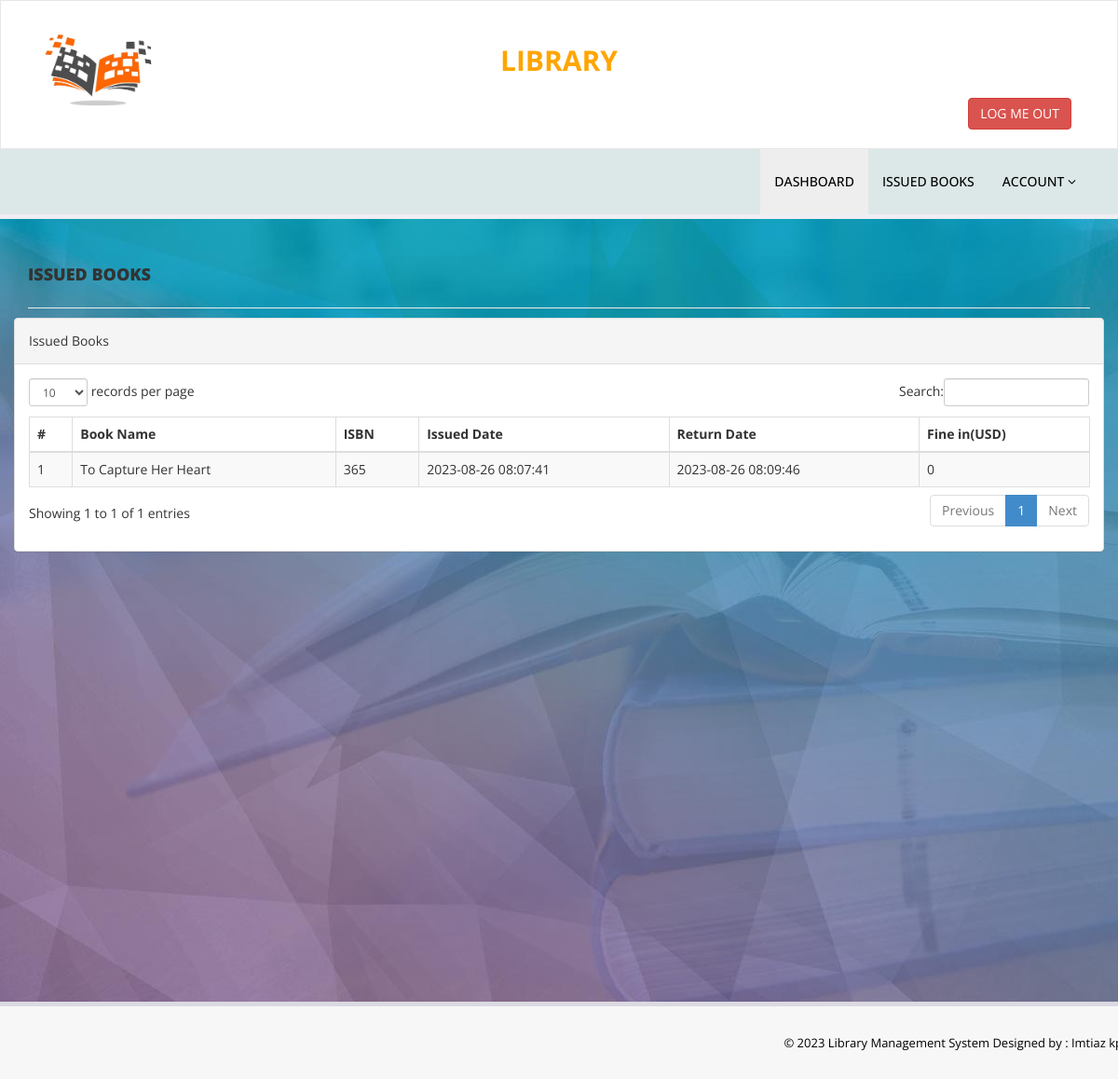
Page /issued-books.php (signed in) on the committed database.
### tables this page shows
CREATE TABLE `tblissuedbookdetails` (
  `id` int(11) NOT NULL,
  `BookId` int(11) DEFAULT NULL,
  `StudentID` varchar(150) DEFAULT NULL,
  `IssuesDate` timestamp NULL DEFAULT current_timestamp(),
  `ReturnDate` timestamp NULL DEFAULT NULL ON UPDATE current_timestamp(),
  `RetrunStatus` int(1) DEFAULT NULL,
  `fine` int(11) DEFAULT NULL
);

CREATE TABLE `tblbooks` (
  `id` int(11) NOT NULL,
  `BookName` varchar(255) DEFAULT NULL,
  `CatId` int(11) DEFAULT NULL,
  `AuthorId` int(11) DEFAULT NULL,
  `ISBNNumber` varchar(25) DEFAULT NULL,
  `BookPrice` decimal(10,2) DEFAULT NULL,
  `bookImage` varchar(250) NOT NULL,
  `isIssued` int(1) DEFAULT NULL,
  `RegDate` timestamp NULL DEFAULT current_timestamp(),
  `UpdationDate` timestamp NULL DEFAULT NULL ON UPDATE current_timestamp()
);

### issued-books.php (the view, shortened to what this page needs)
<?php
include('includes/config.php');
if(strlen($_SESSION['login'])==0)
    {
header('location:index.php');
}
else{
    ?>
<!DOCTYPE html>
<html xmlns="http://www.w3.org/1999/xhtml">
<head>
    <link href="assets/css/bootstrap.css" rel="stylesheet" />
    <link href="assets/css/font-awesome.css" rel="stylesheet" />
    <link href="assets/js/dataTables/dataTables.bootstrap.css" rel="stylesheet" />
    <link href="assets/css/style.css" rel="stylesheet" />
</head>
<body style="background-image: url('assets/img/bg.jpg');">
<?php include('includes/header.php');?>
    <div class="content-wrapper">
         <div class="container">
        <div class="row pad-botm">
            <div class="col-md-12">
                <h4 class="header-line"> Issued Books</h4>
    </div>
            <div class="row">
                <div class="col-md-12">
                    <div class="panel panel-default">
                        <div class="panel-heading">
                          Issued Books
                        </div>
                        <div class="panel-body">
                            <div class="table-responsive">
                                <table class="table table-striped table-bordered table-hover" id="dataTables-example">
                                    <thead>
                                        <tr>
                                            <th>#</th>
                                            <th>Book Name</th>
                                            <th>ISBN </th>
                                            <th>Issued Date</th>
                                            <th>Return Date</th>
                                            <th>Fine in(USD)</th>
                                        </tr>
                                    </thead>
                                    <tbody>
<?php
$sid=$_SESSION['stdid'];
$sql="SELECT tblbooks.BookName,tblbooks.ISBNNumber,tblissuedbookdetails.IssuesDate,tblissuedbookdetails.ReturnDate,tblissuedbookdetails.id as rid,tblissuedbookdetails.fine from  tblissuedbookdetails join tblstudents on tblstudents.StudentId=tblissuedbookdetails.StudentId join tblbooks on tblbooks.id=tblissuedbookdetails.BookId where tblstudents.StudentId=:sid order by tblissuedbookdetails.id desc";
$query = $dbh -> prepare($sql);
$query-> bindParam(':sid', $sid, PDO::PARAM_STR);
$query->execute();
$results=$query->fetchAll(PDO::FETCH_OBJ);
$cnt=1;
if($query->rowCount() > 0)
{
foreach($results as $result)
{               ?>
                                        <tr class="odd gradeX">
                                            <td class="center"><?php echo htmlentities($cnt);?></td>
                                            <td class="center"><?php echo htmlentities($result->BookName);?></td>
                                            <td class="center"><?php echo htmlentities($result->ISBNNumber);?></td>
                                            <td class="center"><?php echo htmlentities($result->IssuesDate);?></td>
                                            <td class="center"><?php if($result->ReturnDate=="")
                                            {?>
                                            <span style="color:red">
                                             <?php   echo htmlentities("Not Return Yet"); ?>
                                                </span>
                                            <?php } else {
                                            echo htmlentities($result->ReturnDate);
                                        }
                                            ?></td>
                                              <td class="center"><?php echo htmlentities($result->fine);?></td>
                                        </tr>
 <?php $cnt=$cnt+1;}} ?>
                                    </tbody>
                                </table>
                            </div>
                        </div>
                    </div>
                </div>
            </div>
    </div>
    </div>
    </div>
  <?php include('includes/footer.php');?>
</body>
</html>
<?php } ?>

### assets/css/style.css (style rules this page uses)
.content-wrapper { margin-top: 40px; min-height:800px; padding-bottom:90px; }
.header-line { font-weight:900; padding-bottom:25px; border-bottom:1px solid #eeeeee; text-transform:uppercase; }
.pad-botm { padding-bottom:30px; }

### rows in the picture
tblissuedbookdetails: BookId.BookName "To Capture Her Heart", BookId.ISBNNumber "365", IssuesDate "2023-08-26 08:07:41", ReturnDate "2023-08-26 08:09:46", fine "0"
